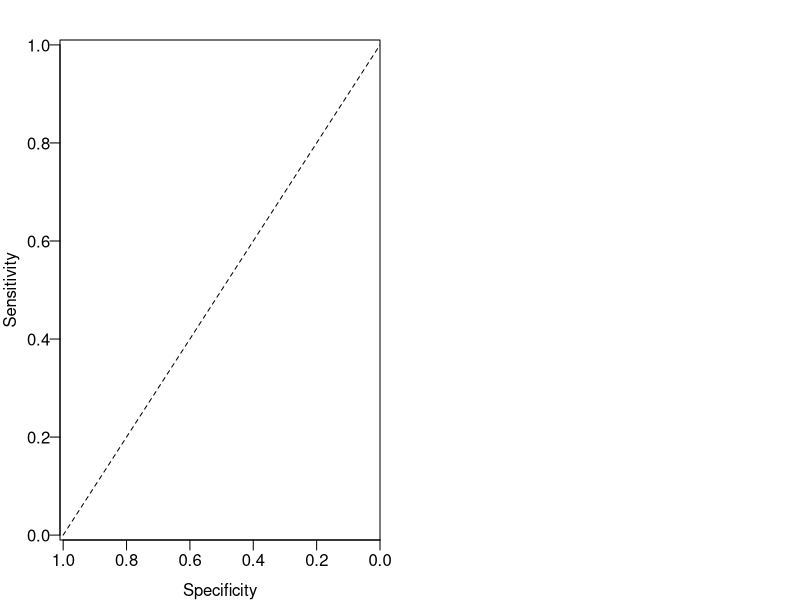

The R source for this figure: (Note: this script raises an error after producing the figure.)
#**Figure 1: Prediction of RESPONSE/REMISSION in treated subjects using all clinical metadata, baseline microbiome alone, and combined**
#	*Question:* Can the microbiome, clinical metadata, or combined models reliably predict response?
#*Goal:* Show clinical metadata isn’t great for prediction and improvement of prediction using microbiome. Show taxa marked as important for prediction are abundant enough to care about
#A. Response ROCs
#B. Response Model Performance vs. reality
#C. Top predictive taxa and abundance based on response	
#D. REMISSION ROCs
#E. REMISSION Model Performance vs. reality
#F. Top predictive taxa and abundance based on remission

#tiff(RelRSPwk6Fig )

#tiff('figures/Figure1.tiff', height=12, width=10, units='in', res=300)

#pdf("figures/Figure4.pdf", height = 10, width = 12)
#layout(matrix(c(1,2,3,4), 2, 2, byrow = TRUE))

pdf("figures/Week6response.AUC.pdf", height=6, width=12)
#tiff('figures/RelRSPwk6AUCRF.tiff', height=6, width=12, units='in', res=300)
#pdf('figures/RelRSPwk6AUCRF.pdf', height=6, width=12)
layout(matrix(c(1, 2), 1, 2))
par(mar=c(3,3,2,1), mgp=c(2,0.5,0))
plot(c(1,0),c(0,1), type='l', lty=2, xlim=c(1.01,0), ylim=c(-0.01,1.01), xaxs='i', yaxs='i', ylab='Sensitivity', xlab='Specificity', las=1)
plot(otu_relrespWK6_roc, add=T, lwd=2, col='royalblue', lty=1)
plot(md_relrespWK6_roc, add=T, lwd=2, col='grey5', lty=1)
plot(mdotu_relrespWK6_roc, add=T, lwd=2, col='red', lty=1)
title("Predicting Week 6 Response")
legend('bottomright', c(sprintf('Week 0 OTUs : AUC=%.3f',otu_relrespWK6_roc$auc), sprintf('Week 0 Clinical Data: AUC=%.3f',md_relrespWK6_roc$auc), sprintf('Combined: AUC=%.3f',mdotu_relrespWK6_roc$auc)), lwd=2, col=c('royalblue', 'grey5', 'red'), bty='n', lty=1)
#mtext('A', at=1, side=3, line=0.1, font=2, cex=2)
#legend('bottomright', c(sprintf('Week 0 OTUs : AUC=%.3f',otu_relrespWK6_roc$auc), sprintf('Combined: AUC=%.3f',mdotu_relrespWK6_roc$auc)), lwd=2, col=c('royalblue', 'red'), bty='n', lty=1)

cutoff <- coords(roc=mdotu_relrespWK6_roc, x='best', best.method='y', ret=c('threshold'))
mdotu_relrespWK6_spec <- coords(mdotu_relrespWK6_roc, x=cutoff, input='thr', ret='spec')
mdotu_relrespWK6_sens <- coords(mdotu_relrespWK6_roc, x=mdotu_relrespWK6_spec, input='spec', ret='sens')
mdotu_relrespWK6_thr <- coords(mdotu_relrespWK6_roc, x=mdotu_relrespWK6_spec, input='spec', ret='thr')

points(coords(mdotu_relrespWK6_roc, x=cutoff, input='threshold', ret='specificity'),coords(mdotu_relrespWK6_roc, x=cutoff, input='threshold', ret='sensitivity'), col='red', cex=1.5, pch=10)

cutoff <- coords(roc=otu_relrespWK6_roc, x='best', best.method='y', ret=c('threshold'))
otu_relrespWK6_spec <- coords(otu_relrespWK6_roc, x=cutoff, input='thr', ret='spec')
otu_relrespWK6_sens <- coords(otu_relrespWK6_roc, x=otu_relrespWK6_spec, input='spec', ret='sens')
otu_relrespWK6_thr <- coords(otu_relrespWK6_roc, x=otu_relrespWK6_spec, input='spec', ret='thr')
points(coords(otu_relrespWK6_roc, x=cutoff, input='threshold', ret='specificity'),coords(otu_relrespWK6_roc, x=cutoff, input='threshold', ret='sensitivity'), col='royalblue', cex=1.5, pch=10)

cutoff <- coords(roc=md_relrespWK6_roc, x='best', best.method='y', ret=c('threshold'))
md_relrespWK6_spec <- coords(md_relrespWK6_roc, x=cutoff, input='thr', ret='spec')
md_relrespWK6_sens <- coords(md_relrespWK6_roc, x=md_relrespWK6_spec, input='spec', ret='sens')
md_relrespWK6_thr <- coords(md_relrespWK6_roc, x=md_relrespWK6_spec, input='spec', ret='thr')

points(coords(md_relrespWK6_roc, x=cutoff, input='threshold', ret='specificity'),coords(md_relrespWK6_roc, x=cutoff, input='threshold', ret='sensitivity'), col='black', cex=1.5, pch=10)

#pdf('data/figures/RSPwk6abunds.#pdf', height=6, width=8)
#plot(1, type='n', xlim=c(0.5,2.5), ylim=c(0,1), ylab='', xlab='Response Week 6', xaxt='n', cex.axis=1.2)
#title('Response Status Compared to Combined Model')
# set.seed(32016)
# stripchart(at=1, mdotu_relrespWK6_probs[mdotu_relrespWK6$'RelRSPwk6'==0], vertical=T, method='jitter', jitter=0.4, pch=21, bg='orange', add=T, cex=1.5)
# stripchart(at=2, mdotu_relrespWK6_probs[mdotu_relrespWK6$'RelRSPwk6'==1], vertical=T, method='jitter', jitter=0.4, pch=21, bg='royalblue', add=T, cex=1.5)
# mtext(side=2, text='Probability of Response', line=2.2, cex=0.8)
# axis(1, at=c(1,2), labels=c('No', 'Yes'), cex.axis=1.2)
# cutoff <- coords(roc=mdotu_relrespWK6_roc, x='best', best.method='y', ret=c('threshold')) #gives best point on curve for cutoff
# abline(h=cutoff, lty=2)
# legend("top", lty=2, sprintf('Model Threshold'))

#mtext('B', at=0.5, side=3, line=0.1, font=2, cex=2)
#dev.off()

# tax<-read.table("../data/Jan400.simple.taxonomy.txt", header=T, sep='\t')
# 
# 
# #Abundance stripchart or most predictive otus
# oturf_otus  <- as.character(ordered(otu_relrespWK6_rf$Xopt))
# oturf_otus <- oturf_otus[1:10]
# #oturf_otus
# no_abunds <- otu_relrespWK6[otu_relrespWK6$RelRSPwk6=='0', oturf_otus]/10000 + 1e-5
# no_abunds <-na.omit(no_abunds)
# yes_abunds <- otu_relrespWK6[otu_relrespWK6$RelRSPwk6=='1', oturf_otus]/10000 + 1e-5
# yes_abunds<- na.omit(yes_abunds)
# 
# #pdf('figures/oturelRSPwk6AUCRFabunds.pdf', height=6, width=12)
# #layout(1)
# par(mar=c(4, 12, 2, 1))
# plot(1, type="n", ylim=c(0,length(oturf_otus )*2), xlim=c(1e-5,3), log="x", ylab="", xlab="Relative Abundance (%)", xaxt="n", yaxt="n")
# #title('Abundance of Top OTUs from Microbiome Model')
# set.seed(32016)
# index <- 1
# for(i in oturf_otus ){
# 	stripchart(at=index-0.35, jitter(yes_abunds[,i], amount=1e-6), pch=21, bg=alpha("royalblue1", alpha=0.25), method="jitter", jitter=0.2, add=T, cex=1, lwd=0.5)
# 	stripchart(at=index+0.35, jitter(no_abunds[,i], amount=1e-6), pch=21, bg=alpha("orange", alpha=0.25), method="jitter", jitter=0.2, add=T, cex=1, lwd=0.5)
# 	segments(median(yes_abunds[,i]),index-0.7,median(yes_abunds[,i]),index, lwd=3)
# 	segments(median(no_abunds[,i]),index+0.7,median(no_abunds[,i]),index, lwd=3)
# 	index <- index + 2
# }
# #oturf_otus
# rf_tax<-data.frame(oturf_otus)
# colnames(rf_tax) <- c('OTU')
# 
# oturf_tax<-merge(rf_tax, tax, by='OTU')
# 
# lab <- levels(oturf_tax$tax)
# oturf_tax$Classification <- gsub("(OTU\\d+)", "(\\1)", oturf_tax$Classification)
# 
# oturf_tax<-oturf_tax[match(rf_tax$OTU, oturf_tax$OTU),]
# oturf_name<-as.character(oturf_tax$tax)
# oturf_numb<-oturf_tax$Classification
# 
# oturf_name <- gsub("_", " ", oturf_name)
# formatted <- lapply(1:nrow(oturf_tax), function(i) bquote(paste(italic(.(oturf_name[i])), " ", .(oturf_numb[i]), sep=" ")))
# 
# 
# axis(2, at=seq(1,index-2,2), labels=do.call(expression, formatted), las=1, line=0, tick=F, cex.axis=1)
# axis(1, at=c(1e-5, 1e-4, 1e-3, 1e-2, 1e-1, 1e0), label=c("0", "0.01", "0.1", "1", "10", "100"))
# legend('topright', legend=c("Week 6 Nonresponder", "Week 6 Responder"), pch=c(21, 21), pt.bg=c("orange","royalblue1"), cex=1)
# mtext('B', at=1e-8, side=3, line=0.1, font=2, cex=2)
# #dev.off()

#Remission
#pdf('figures/REMISSwk6AUCRF.pdf', height=6, width=12)
#layout(matrix(c(1, 2), 1, 2))
par(mar=c(3,3,2,1), mgp=c(2,0.5,0))
plot(c(1,0),c(0,1), type='l', lty=2, xlim=c(1.01,0), ylim=c(-0.01,1.01), xaxs='i', yaxs='i', ylab='Sensitivity', xlab='Specificity', las=1)
plot(otu_remWK6_roc, add=T, lwd=2, col='royalblue', lty=1)
plot(md_remWK6_roc, add=T, lwd=2, col='grey5', lty=1)
plot(mdotu_remWK6_roc, add=T, lwd=2, col='red', lty=1)
title("Predicting Week 6 Remission")
legend('bottomright', c(sprintf('Week 0 OTUs : AUC=%.3f', otu_remWK6_roc$auc), sprintf('Week 0 Clinical Data: AUC=%.3f',md_remWK6_roc$auc),sprintf('Combined: AUC=%.3f',mdotu_remWK6_roc$auc)), lwd=2, col=c('royalblue', "grey5", 'red'), bty='n', lty=1)
#mtext('C', at=1, side=3, line=0.1, font=2, cex=2)

cutoff <- coords(roc=mdotu_remWK6_roc, x='best', best.method='y', ret=c('threshold'))
mdotu_remWK6_spec <- coords(mdotu_remWK6_roc, x=cutoff, input='thr', ret='spec')
mdotu_remWK6_sens <- coords(mdotu_remWK6_roc, x=mdotu_remWK6_spec, input='spec', ret='sens')
mdotu_remWK6_thr <- coords(mdotu_remWK6_roc, x=mdotu_remWK6_spec, input='spec', ret='thr')

points(coords(mdotu_remWK6_roc, x=cutoff, input='threshold', ret='specificity'),coords(mdotu_remWK6_roc, x=cutoff, input='threshold', ret='sensitivity'), col='red', cex=1.5, pch=10)

cutoff <- coords(roc=otu_remWK6_roc, x='best', best.method='y', ret=c('threshold'))
otu_remWK6_spec <- coords(otu_remWK6_roc, x=cutoff, input='thr', ret='spec')
otu_remWK6_sens <- coords(otu_remWK6_roc, x=otu_remWK6_spec, input='spec', ret='sens')
otu_remWK6_thr <- coords(otu_remWK6_roc, x=otu_remWK6_spec, input='spec', ret='thr')
points(coords(otu_remWK6_roc, x=cutoff, input='threshold', ret='specificity'),coords(otu_remWK6_roc, x=cutoff, input='threshold', ret='sensitivity'), col='royalblue', cex=1.5, pch=10)

cutoff <- coords(roc=md_remWK6_roc, x='best', best.method='y', ret=c('threshold'))
md_remWK6_spec <- coords(md_remWK6_roc, x=cutoff, input='thr', ret='spec')
md_remWK6_sens <- coords(md_remWK6_roc, x=md_remWK6_spec, input='spec', ret='sens')
md_remWK6_thr <- coords(md_remWK6_roc, x=md_remWK6_spec, input='spec', ret='thr')

points(coords(md_remWK6_roc, x=cutoff, input='threshold', ret='specificity'),coords(md_remWK6_roc, x=cutoff, input='threshold', ret='sensitivity'), col='black', cex=1.5, pch=10)
dev.off()

#compared to model
# plot(1, type='n', xlim=c(0.5,2.5), ylim=c(0,1), ylab='', xlab='Remission Week 6', xaxt='n', cex.axis=1.2)
# title('Remission Status Compared to Combined Model')
# set.seed(32016)
# stripchart(at=1, mdotu_remWK6_probs[mdotu_remWK6$REMISSwk6=='0'], vertical=T, method='jitter', jitter=0.4, pch=21, bg='orange', add=T, cex=1.5)
# stripchart(at=2, mdotu_remWK6_probs[mdotu_remWK6$REMISSwk6=='1'], vertical=T, method='jitter', jitter=0.4, pch=21, bg='royalblue', add=T, cex=1.5)
# mtext(side=2, text='Probability of Response', line=2.2, cex=0.8)
# axis(1, at=c(1,2), labels=c('No', 'Yes'), cex.axis=1.2)
# cutoff <- coords(roc=mdotu_remWK6_roc, x='best', best.method='y', ret=c('threshold')) #gives best point on curve for cutoff
# abline(h=cutoff, lty=2)
# legend("top", lty=2, sprintf('Model Threshold'))
#mtext('E', at=0.5, side=3, line=0.1, font=2, cex=2)
#dev.off()

#Abundance stripchart or most predictive otus
# tax<-read.table("../data/Jan400.simple.taxonomy.txt", header=T, sep='\t')
# 
# oturf_otus  <- as.character(otu_remWK6_rf$Xopt)
# oturf_otus <- oturf_otus[1:10]
# no_abunds <- otu_remWK6[otu_remWK6$REMISSwk6=='0', oturf_otus]/10000 + 1e-5
# no_abunds <-na.omit(no_abunds)
# yes_abunds <- otu_remWK6[otu_remWK6$REMISSwk6=='1', oturf_otus]/10000 + 1e-5
# yes_abunds<- na.omit(yes_abunds)
# 
# #pdf('figures/otuREMwk6AUCRFabunds.pdf', height=6, width=12)
# #layout(1)
# par(mar=c(4, 12, 2, 1))
# plot(1, type="n", ylim=c(0,length(oturf_otus )*2), xlim=c(1e-5,3), log="x", ylab="", xlab="Relative Abundance (%)", xaxt="n", yaxt="n")
# #title('Abundance of Top OTUs from Microbiome Model')
# set.seed(32016)
# index <- 1
# for(i in oturf_otus ){
# 	stripchart(at=index-0.35, jitter(yes_abunds[,i], amount=1e-6), pch=21, bg=alpha("royalblue1", alpha=0.25), method="jitter", jitter=0.2, add=T, cex=1, lwd=0.5)
# 	stripchart(at=index+0.35, jitter(no_abunds[,i], amount=1e-6), pch=21, bg=alpha("orange", alpha=0.25), method="jitter", jitter=0.2, add=T, cex=1, lwd=0.5)
# 	segments(median(yes_abunds[,i]),index-0.7,median(yes_abunds[,i]),index, lwd=3)
# 	segments(median(no_abunds[,i]),index+0.7,median(no_abunds[,i]),index, lwd=3)
# 	index <- index + 2
# }
# #oturf_otus
# rf_tax<-data.frame(oturf_otus)
# colnames(rf_tax) <- c('OTU')
# 
# oturf_tax<-merge(rf_tax, tax, by='OTU')
# 
# lab <- levels(oturf_tax$tax)
# oturf_tax$Classification <- gsub("(OTU\\d+)", "(\\1)", oturf_tax$Classification)
# 
# oturf_tax<-oturf_tax[match(rf_tax$OTU, oturf_tax$OTU),]
# oturf_name<-as.character(oturf_tax$tax)
# oturf_numb<-oturf_tax$Classification
# 
# oturf_name <- gsub("_", " ", oturf_name)
# formatted <- lapply(1:nrow(oturf_tax), function(i) bquote(paste(italic(.(oturf_name[i])), " ", .(oturf_numb[i]), sep=" ")))
# 
# axis(2, at=seq(1,index-2,2), labels=do.call(expression, formatted), las=1, line=0, tick=F, cex.axis=1)
# axis(1, at=c(1e-5, 1e-4, 1e-3, 1e-2, 1e-1, 1e0), label=c("0", "0.01", "0.1", "1", "10", "100"))
# legend('topright', legend=c("Week 6 Nonremitter", "Week 6 Remitter"), pch=c(21, 21), pt.bg=c("orange","royalblue1"), cex=1)
# mtext('D', at=1e-8, side=3, line=0.1, font=2, cex=2)
# 
# dev.off()




